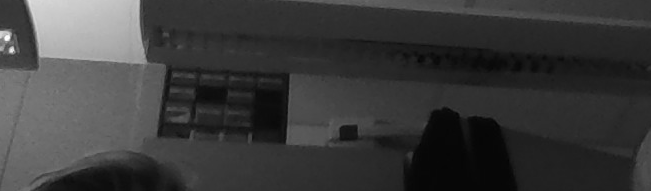
%> input picture Matte/Image.png, 651 x 191 px
$ octave --eval "result = firstfilter(imread('Image.png'));"   (GNU Octave 9; MATLAB toolbox functions it lacks are replaced by stand-ins)
%> lines starting %> are read from the running program, lines starting %| are printed output that depends on the picture; in (x1, y1, x2, y2) boxes, pixels count from 0 and x2, y2 are one past the last pixel; in counts of white or black regions, pixels touching at a corner belong together; the program's own positions count from 1
%mitt f鰎slag 1

function result = firstfilter(image)

histeq = adapthisteq(image,'ClipLimit',0.015);
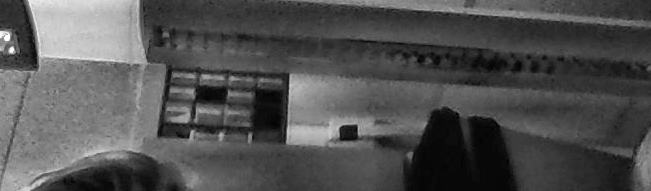
%> histeq: size 191x651 uint8; min 0, max 255, mean 81.5
%result = histeq;

gaussian = imgaussfilt(histeq,2);
%result = gaussian;

badlight = im2double(gaussian);
%result = badlight;

se = strel('diamond', 20);

lightok = imdivide(badlight,imclose(badlight,se));
%result = lightok;

contrasty = imadjust(lightok);
%result = contrasty;

sep = strel('octagon',3);

close = imclose(contrasty,sep);
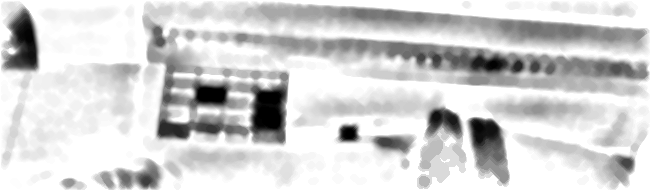
%> close: size 191x651 double; min 0, max 1, mean 0.826
%result = close;

binary = imbinarize(close, 0.8);
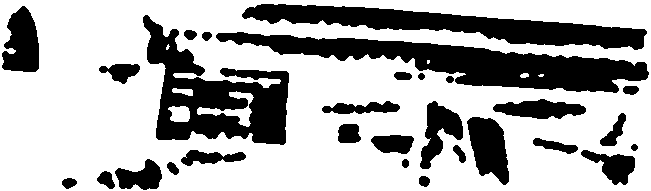
%> binary: size 191x651 logical; 68.3% white; 29 black regions, largest, box (x1, y1, x2, y2) and area: (216, 32, 649, 93) 10281, (143, 15, 289, 145) 8600, (242, 4, 647, 50) 7641
result = binary;

invert = imcomplement(binary);
%result = invert;

removespeckle = bwareaopen(invert, 1700);
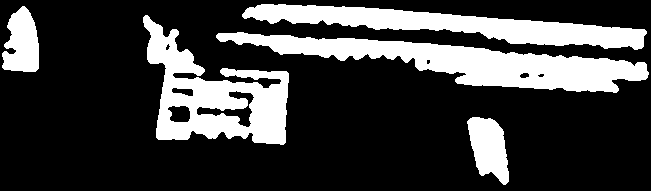
%> removespeckle: size 191x651 logical; 24.3% white; 5 white regions, box (x1, y1, x2, y2) and area: (216, 32, 649, 93) 10281, (143, 15, 289, 145) 8600, (242, 4, 647, 50) 7641, (467, 117, 509, 185) 1908, (2, 6, 39, 72) 1790
%result = removespeckle;

skeleton = bwmorph(removespeckle,'skel',Inf);
%> skeleton: size 191x651 logical; 2.1% white in thin lines or dots
%result = skeleton;

octa = strel('octagon', 3);

fill = imdilate(skeleton,octa);
%> fill: size 191x651 logical; 13.7% white; 5 white regions, box (x1, y1, x2, y2) and area: (143, 14, 289, 147) 5796, (215, 33, 648, 95) 5390, (241, 4, 648, 52) 3954, (0, 5, 33, 71) 939, (466, 117, 508, 186) 929
%result = fill;

final = bwareaopen(removespeckle, 800);

%result = removespeckle;

octa = strel('octagon', 3);
%octa2 = strel('octagon', 9);

skeleton = bwmorph(invert,'skel', Inf);
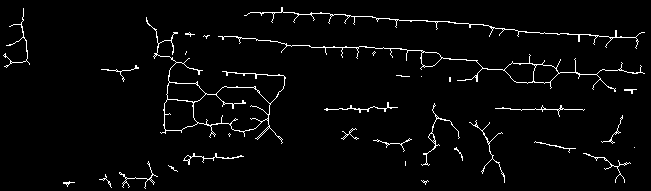
%> skeleton: size 191x651 logical; 3% white in thin lines or dots

fill = imdilate(skeleton,octa);
%> fill: size 191x651 logical; 19.9% white; 27 white regions, largest, box (x1, y1, x2, y2) and area: (143, 14, 289, 147) 5796, (215, 33, 648, 95) 5503, (241, 4, 648, 52) 3954
final = bwareaopen(fill, 700);
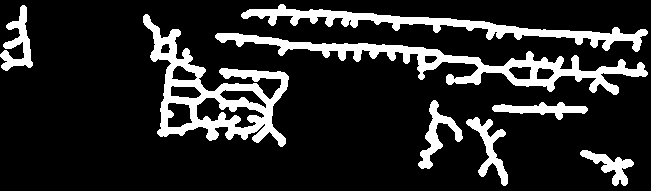
%> final: size 191x651 logical; 15.7% white; 8 white regions, largest, box (x1, y1, x2, y2) and area: (143, 14, 289, 147) 5796, (215, 33, 648, 95) 5503, (241, 4, 648, 52) 3954

imshow(final, [0 0 0; 0 1 0.97]);
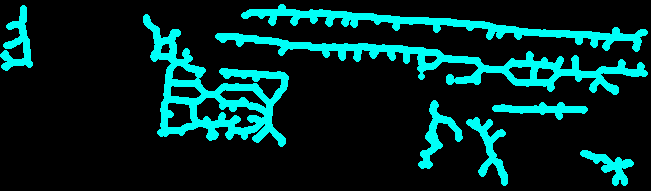
%> displayed picture: size 191x651x3, on the screen's scale of 0 to 255; mean R, G, B 0, 40.1, 38.8
end
